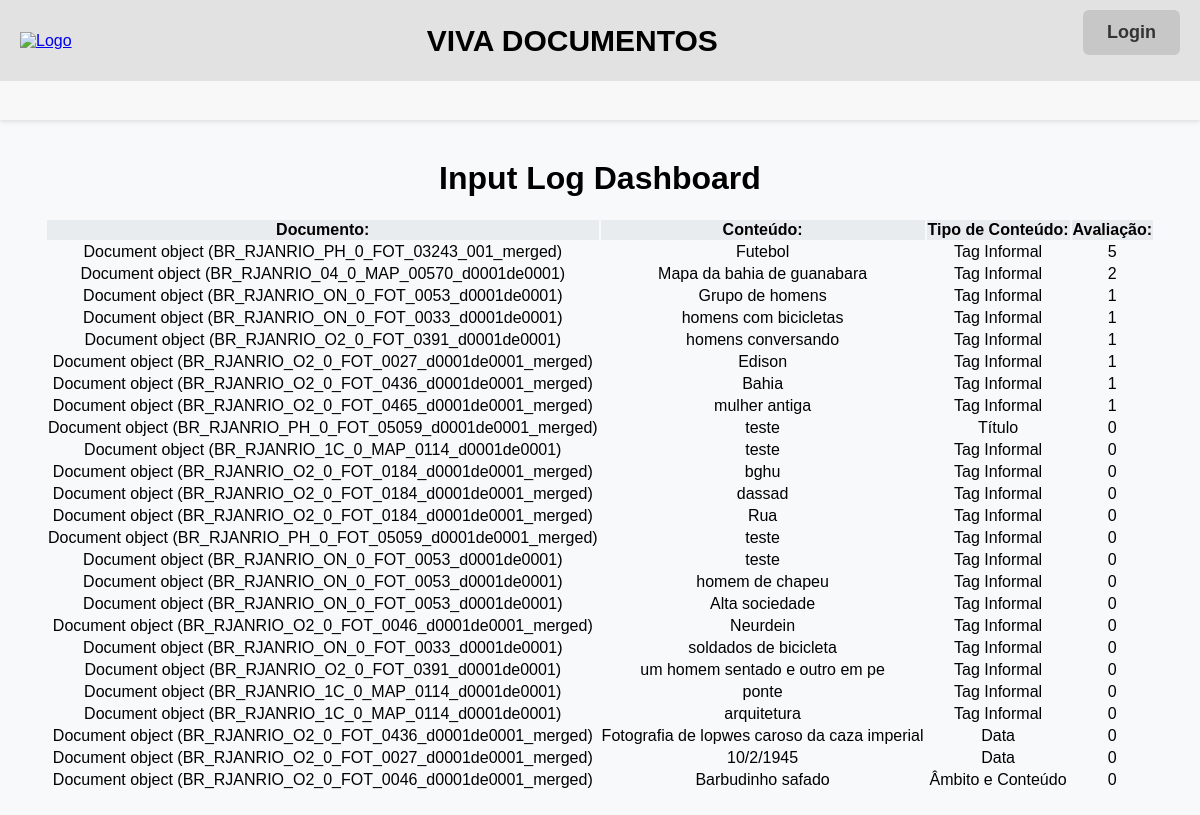
/dashboard/, run on the app's committed database.
### base/models.py (models this page shows)
class InputLog(models.Model):
    input_id = models.AutoField(primary_key=True)
    doc_id = models.ForeignKey('Document', on_delete=models.CASCADE)
    user = models.ForeignKey(settings.AUTH_USER_MODEL, on_delete=models.CASCADE, null=True, blank=True)
    input_type = models.IntegerField(default=None)
    input_content = models.TextField()
    input_score = models.IntegerField(default=0)

class Document(models.Model):
    doc = models.FileField()
    doc_id = models.CharField(max_length=100, primary_key=True)
    doc_type = models.IntegerField(max_length=100) # Audiovisual: 0, Cartografico: 1, Iconografico: 2, Sonoro: 3, Textual: 4
    doc_ambt_cont = models.TextField(blank=True) # Texto de descricao
    doc_date = models.CharField(max_length=30, blank=True) # Data do documento
    doc_title = models.CharField(max_length=200, null=True, blank=True) # Titulo do documento
    doc_pontos_index = models.IntegerField(default=0, blank=True) # (vocab_controlado) Pontos de acesso e indexação de assuntos do documento

### base/views.py (the view)
# urls.py: path('dashboard/', views.inputlog_dashboard, name="inputlog_dashboard"),
def inputlog_dashboard(request):
    inputs = InputLog.objects.all().order_by('-input_score')
    context = {
        'inputs': inputs,
    }
    return render(request, 'base/inputlog_dashboard.html', context)

### base/templates/base/inputlog_dashboard.html (shortened to what this page needs)
{% extends 'base/header.html' %}
{% block content %}
<div class="table-container">
    <h1>Input Log Dashboard</h1>
    <table class="table">
        <thead>
            <tr>
                <th>Documento:</th>
                <th>Conteúdo:</th>
                <th>Tipo de Conteúdo:</th>
                <th>Avaliação:</th>
            </tr>
        </thead>
        <tbody>
            {% for input in inputs %}
            <tr>
                <td>{{ input.doc_id }}</td>
                <td>{{ input.input_content }}</td>
                <td>{% if input.input_type == 0 %}
                        Título
                    {% elif input.input_type == 1 %}
                        Data
                    {% elif input.input_type == 2 %}
                        Âmbito e Conteúdo
                    {% elif input.input_type == 3 %}
                        Pontos de Indexação
                    {% else %}
                        Tag Informal
                    {% endif %}
                </td>
                <td>{{ input.input_score }}</td>
            </tr>
            {% endfor %}
        </tbody>
    </table>
</div>
{% endblock %}

### base/templates/base/header.html (shortened to what this page needs)
<!DOCTYPE html>
<html lang="en">
<head>
    {% load static %}
    <link rel="stylesheet" href="{% static 'css/styles.css' %}">
</head>
<body>
    <header>
        <div class="header-container">
            <div class="header-left">
                <a href="{% url 'home' %}">
                    <img src="https://upload.wikimedia.org/wikipedia/commons/6/6f/Logo_Arquivo_Nacional.png" alt="Logo">
                </a>
            </div>
            <div class="header-middle">
                <h1>VIVA DOCUMENTOS</h1>
            </div>
            <div class="header-right">
                <div class="authentication-container">
                    {% if request.user.is_authenticated %}
                    <a href="{% url 'profile' user.id %}">Perfil</a>
                    <a href="{% url 'logout' %}" class="auth-button logout-button">Logout</a>
                    {% else %}
                    <a href="{% url 'login' %}" class="auth-button login-button">Login</a>
                    {% endif %}
                </div>
            </div>
        </div>
    </header>
    {% block content %}
    {% endblock %}
</body>
</html>

### base/static/css/styles.css (style rules this page uses)
body { background-color: #E2E2E2; margin: 0; font-family: Arial, sans-serif; padding-top: 130px; }
header { background-color: #f8f8f8; box-shadow: 0 2px 4px rgba(0,0,0,0.1); position: fixed; width: 100%; top: 0; left: 0; z-index: 1000; height: 120px; }
.header-container { background-color: #E2E2E2; display: flex; justify-content: space-between; align-items: center; padding: 10px 20px; }
.header-left img { width: 150px; height: auto; }
.header-middle h1 { margin: 0; font-size: 30px; }
.header-right a { text-decoration: none; color: #333; font-weight: bold; padding: 12px 24px; background-color: #c7c7c7; border-radius: 6px; font-size: 18px; display: inline-block; transition: background-color 0.3s; }
.authentication-container { display: flex; justify-content: flex-start; align-items: center; margin-bottom: 1em; }
.auth-button { text-decoration: none; color: white; background-color: #8B0000; padding: 10px 20px; border-radius: 20px; font-weight: bold; margin-left: 10px; }

### base/templates/base/inputlog_dashboard.html (style rules this page uses)
body, html { height: 100%; margin: 0; background-color: #f8f9fa; display: flex; justify-content: center; align-items: center; overflow: hidden; }
.table-container { width: auto; text-align: center; }
.table { margin-bottom: 0; background-color: transparent; }
th, td { text-align: center; border: 1px solid #dee2e6; }
th { background-color: #e9ecef; }
.table, th, td { border: none; }

### data on the page
InputLog: doc_id "Document object (BR_RJANRIO_PH_0_FOT_03243_001_merged)", input_content "Futebol", input_type "Tag Informal", input_score "5"
InputLog: doc_id "Document object (BR_RJANRIO_04_0_MAP_00570_d0001de0001)", input_content "Mapa da bahia de guanabara", input_type "Tag Informal", input_score "2"
InputLog: doc_id "Document object (BR_RJANRIO_ON_0_FOT_0053_d0001de0001)", input_content "Grupo de homens", input_type "Tag Informal", input_score "1"
InputLog: doc_id "Document object (BR_RJANRIO_ON_0_FOT_0033_d0001de0001)", input_content "homens com bicicletas", input_type "Tag Informal", input_score "1"
InputLog: doc_id "Document object (BR_RJANRIO_O2_0_FOT_0391_d0001de0001)", input_content "homens conversando", input_type "Tag Informal", input_score "1"
InputLog: doc_id "Document object (BR_RJANRIO_O2_0_FOT_0027_d0001de0001_merged)", input_content "Edison", input_type "Tag Informal", input_score "1"
InputLog: doc_id "Document object (BR_RJANRIO_O2_0_FOT_0436_d0001de0001_merged)", input_content "Bahia", input_type "Tag Informal", input_score "1"
InputLog: doc_id "Document object (BR_RJANRIO_O2_0_FOT_0465_d0001de0001_merged)", input_content "mulher antiga", input_type "Tag Informal", input_score "1"
InputLog: doc_id "Document object (BR_RJANRIO_PH_0_FOT_05059_d0001de0001_merged)", input_content "teste", input_type "Título", input_score "0"
InputLog: doc_id "Document object (BR_RJANRIO_1C_0_MAP_0114_d0001de0001)", input_content "teste", input_type "Tag Informal", input_score "0"
InputLog: doc_id "Document object (BR_RJANRIO_O2_0_FOT_0184_d0001de0001_merged)", input_content "bghu", input_type "Tag Informal", input_score "0"
InputLog: doc_id "Document object (BR_RJANRIO_O2_0_FOT_0184_d0001de0001_merged)", input_content "dassad", input_type "Tag Informal", input_score "0"
InputLog: doc_id "Document object (BR_RJANRIO_O2_0_FOT_0184_d0001de0001_merged)", input_content "Rua", input_type "Tag Informal", input_score "0"
InputLog: doc_id "Document object (BR_RJANRIO_PH_0_FOT_05059_d0001de0001_merged)", input_content "teste", input_type "Tag Informal", input_score "0"
InputLog: doc_id "Document object (BR_RJANRIO_ON_0_FOT_0053_d0001de0001)", input_content "teste", input_type "Tag Informal", input_score "0"
InputLog: doc_id "Document object (BR_RJANRIO_ON_0_FOT_0053_d0001de0001)", input_content "homem de chapeu", input_type "Tag Informal", input_score "0"
InputLog: doc_id "Document object (BR_RJANRIO_ON_0_FOT_0053_d0001de0001)", input_content "Alta sociedade", input_type "Tag Informal", input_score "0"
InputLog: doc_id "Document object (BR_RJANRIO_O2_0_FOT_0046_d0001de0001_merged)", input_content "Neurdein", input_type "Tag Informal", input_score "0"
InputLog: doc_id "Document object (BR_RJANRIO_ON_0_FOT_0033_d0001de0001)", input_content "soldados de bicicleta", input_type "Tag Informal", input_score "0"
InputLog: doc_id "Document object (BR_RJANRIO_O2_0_FOT_0391_d0001de0001)", input_content "um homem sentado e outro em pe", input_type "Tag Informal", input_score "0"
InputLog: doc_id "Document object (BR_RJANRIO_1C_0_MAP_0114_d0001de0001)", input_content "ponte", input_type "Tag Informal", input_score "0"
InputLog: doc_id "Document object (BR_RJANRIO_1C_0_MAP_0114_d0001de0001)", input_content "arquitetura", input_type "Tag Informal", input_score "0"
InputLog: doc_id "Document object (BR_RJANRIO_O2_0_FOT_0436_d0001de0001_merged)", input_content "Fotografia de lopwes caroso da caza imperial", input_type "Data", input_score "0"
InputLog: doc_id "Document object (BR_RJANRIO_O2_0_FOT_0027_d0001de0001_merged)", input_content "10/2/1945", input_type "Data", input_score "0"
InputLog: doc_id "Document object (BR_RJANRIO_O2_0_FOT_0046_d0001de0001_merged)", input_content "Barbudinho safado", input_type "Âmbito e Conteúdo", input_score "0"
